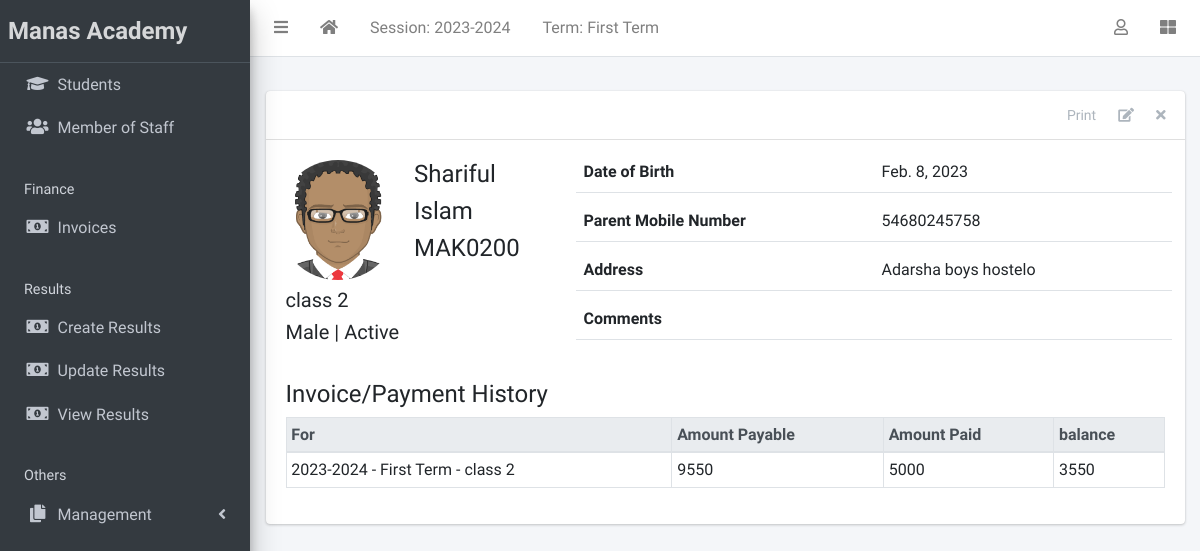
The page /student/1/ (signed in) on the database its author committed.
### apps/corecode/models.py (models this page shows)
class AcademicSession(models.Model):
    name = models.CharField(max_length=200, unique=True)
    current = models.BooleanField(default=True)
    class Meta:
        ordering = ["-name"]
    def __str__(self):
        return self.name

class AcademicTerm(models.Model):
    name = models.CharField(max_length=20, unique=True)
    current = models.BooleanField(default=True)
    class Meta:
        ordering = ["name"]
    def __str__(self):
        return self.name

class StudentClass(models.Model):
    name = models.CharField(max_length=200, unique=True)
    class Meta:
        verbose_name = "Class"
        verbose_name_plural = "Classes"
        ordering = ["name"]
    def __str__(self):
        return self.name

### apps/students/models.py (models this page shows, shortened)
class Student(models.Model):
    STATUS_CHOICES = [("active", "Active"), ("inactive", "Inactive")]
    GENDER_CHOICES = [("male", "Male"), ("female", "Female")]
    CATEGORY_CHOICE = [("General", "General"),
                       ("SC", "SC"),
                       ("ST", "ST"),
                       ("OBC", "OBC"),
                       ("MOBC", "MOBC"),
                       ("Others", "Others"),
                       ]
    current_status = models.CharField(
        max_length=10, choices=STATUS_CHOICES, default="active"
    )
    registration_number = models.CharField(max_length = 500, default = increment_reg_number, null = True, blank = True)
    firstname = models.CharField(max_length=200)
    surname = models.CharField(max_length=200)
    fathers_name = models.CharField(max_length=200, blank=True)
    mothers_name= models.CharField(max_length=200, blank=True)
    gender = models.CharField(max_length=10, choices=GENDER_CHOICES, default="male")
    date_of_birth = models.DateField(default=timezone.now)
    current_class = models.ForeignKey(
        StudentClass, on_delete=models.SET_NULL, blank=True, null=True
    )
    date_of_admission = models.DateField(default=timezone.now)
    mobile_num_regex = RegexValidator(
        regex="^[0-9]{10,15}$", message="Entered mobile number isn't in a right format!"
    )
    parent_mobile_number = models.CharField(
        validators=[mobile_num_regex], max_length=13, blank=True
    )
    Students_Category = models.CharField(max_length=15, choices=CATEGORY_CHOICE, default="General")
    educational_block = models.CharField(max_length=200, default="Bhabanipur Block")
    cluster_name = models.CharField(max_length=200, blank=True)
    address = models.TextField(blank=True)
    district = models.CharField(max_length=200, default="Barpeta")
    state = models.CharField(max_length=200, default= "Assam")
    country = models.CharField(max_length=200, default= "India")
    pin_regex = RegexValidator(
        regex="^[0-9]{5,7}$", message="Entered Pin number isn't in a right format!"
    )
    pin=models.CharField(validators=[pin_regex], max_length=6, default=None)
    aadhar_no_regex = RegexValidator(
        regex="^[0-9]{11,13}$", message='please entere a correct Aadhar number !'
    )
    aadhaar_number = models.CharField(validators=[aadhar_no_regex], max_length= 15, blank=True)
    name_of_the_bank = models.CharField(max_length=200, blank=True)
    account_no_regex = RegexValidator(
        regex="^[0-9]{10,20}$", message="Entered bank account number isn't in a right format!"
    )
    account_no = models.CharField(validators=[account_no_regex], max_length= 15, blank=True)
    branch_name = models.CharField(max_length=200, blank=True)
    ifsc_code = models.CharField(max_length=10, blank=True)
    others = models.TextField(blank=True)
    student_photo = models.ImageField(blank=True, upload_to="students/student_photos/")
    birth_certificate =models.FileField(blank=True, null=True, upload_to="students/birth_certificate/")
    class Meta:
        ordering = ["firstname", "surname"]

### apps/finance/models.py (models this page shows, shortened)
class Invoice(models.Model):
    student = models.ForeignKey(Student, on_delete=models.CASCADE)
    session = models.ForeignKey(AcademicSession, on_delete=models.CASCADE)
    term = models.ForeignKey(AcademicTerm, on_delete=models.CASCADE)
    class_for = models.ForeignKey(StudentClass, on_delete=models.CASCADE)
    balance_from_previous_term = models.IntegerField(default=0)
    status = models.CharField(
        max_length=20,
        choices=[("active", "Active"), ("closed", "Closed")],
        default="active",
    )
    discount = models.IntegerField(default=0)
    class Meta:
        ordering = ["student", "term"]
    def balance(self):
        payable = self.total_amount_payable()
        paid = self.total_amount_paid()
        return payable - paid - self.discount
    def amount_payable(self):
        items = InvoiceItem.objects.filter(invoice=self)
        total = 0
        for item in items:
            total += item.amount
        return total
    def total_amount_payable(self):
        return self.balance_from_previous_term + self.amount_payable()
    def total_amount_paid(self):
        receipts = Receipt.objects.filter(invoice=self)
        amount = 0
        for receipt in receipts:
            amount += receipt.amount_paid
        return amount

class InvoiceItem(models.Model):
    invoice = models.ForeignKey(Invoice, on_delete=models.CASCADE)
    CHOICES = [
        ("Admission Fee", "Admission Fee"),
		("Exam Fee","Exam Fee"),
		("Annual Function","Annual Function"),
		("Festival Fee","Festival Fee"),
        ("Library Fee","Library Fee"),
		("Electricity","Electricity"),
		("School Development","School Development"),
		("Id card, Diary, Belt & Tie","Id card, Diary, Belt & Tie"),
		("Tution Fee", "Tution Fee"),
    ]
    description = models.CharField(max_length=200, choices=CHOICES)
    amount = models.IntegerField()

class Receipt(models.Model):
    invoice = models.ForeignKey(Invoice, on_delete=models.CASCADE)
    amount_paid = models.IntegerField()
    date_paid = models.DateField(default=timezone.now)
    comment = models.CharField(max_length=200, blank=True)
    invoice_no = models.CharField(max_length=10, default=increment_invoice_number )

### apps/students/views.py (the view)
# urls.py: path("<int:pk>/", StudentDetailView.as_view(), name="student-detail"),
class StudentDetailView(LoginRequiredMixin, DetailView):
    model = Student
    template_name = "students/student_detail.html"
    def get_context_data(self, **kwargs):
        context = super(StudentDetailView, self).get_context_data(**kwargs)
        context["payments"] = Invoice.objects.filter(student=self.object)
        return context

### apps/corecode/context_processors.py (called while the page is built)
def site_defaults(request):
    current_session = AcademicSession.objects.get(current=True)
    current_term = AcademicTerm.objects.get(current=True)
    vals = SiteConfig.objects.all()
    contexts = {
        "current_session": current_session.name,
        "current_term": current_term.name,
    }
    for val in vals:
        contexts[val.key] = val.value
    return contexts

### apps/students/templates/students/student_detail.html (shortened to what this page needs)
{% extends 'base.html' %}
{% load static %}
{% block content-header %}
<div class="card-header">
  <div class="card-tools">
    <a href="#" class="btn btn-tool">Print</a>
    <a href="{% url 'student-update' object.id %}" class="btn btn-tool">
      <i class="fas fa-edit"></i>
    </a>
    <a href="{% url 'student-delete' object.id %}" class="btn btn-tool">
      <i class="fas fa-times"></i>
    </a>
  </div>
</div>
{% endblock content-header %}
{% block content %}
    <div class="row mb-4">
      <div class="col-sm-4">
        <div class="row mb-2">
          {% if object.student_photo %}
            <img
              src="{{ object.student_photo.url }}"
              class="float-left rounded-circle mr-3" style="width: 120px; height: 120px;">
          {% else %}
            <img
              src="{% static 'dist/img/avatar.png' %}"
              class="float-left rounded-circle mr-3" style="width: 120px; height: 120px;">
          {% endif %}
          <div class="float-right">
            <h4>{{ object.firstname }} </h4>
            <h4>{{ object.surname }} </h4>
            <h4>{{ object.registration_number }} </h4>
          </div>
        </div>
        <h5>{{ object.current_class }} </h5>
        <h5>{{ object.get_gender_display }} | {{ object.get_current_status_display }}</h5>
      </div>
      <div class="col-sm-8">
        <div>
          <div class="form-group border-bottom row">
            <label class="col">
              Date of Birth
            </label>
            <div class="col">
              {{ object.date_of_birth }}
            </div>
          </div>
          <div class="form-group border-bottom row">
            <label class="col">
              Parent Mobile Number
            </label>
            <div class="col">
              {{ object.parent_mobile_number}}
            </div>
          </div>
          <div class="form-group border-bottom row">
            <label class="col">
              Address
            </label>
            <div class="col">
              {{ object.address }}
            </div>
          </div>
          <div class="form-group border-bottom row">
            <label class="col">
              Comments
            </label>
            <div class="col">
            </div>
          </div>
        </div>
      </div>
    </div>
    <h4>Invoice/Payment History</h4>
    {% if payments %}
      <table class="table table-sm table-bordered table-hover">
        <thead class="thead-light">
          <tr>
            <th>For</th>
            <th>Amount Payable</th>
            <th>Amount Paid</th>
            <th>balance</th>
          </tr>
        </thead>
        <tbody>
          {% for payment in payments %}
            <tr class='clickable-row' data-href="{% url 'invoice-detail' payment.id %}">
              <td>{{payment.session}} - {{payment.term}} - {{ payment.class_for}}</td>
              <td>{{payment.total_amount_payable}}</td>
              <td>{{payment.total_amount_paid}}</td>
              <td>{{payment.balance}}</td>
            </tr>
          {% endfor %}
        </tbody>
      </table>
    {% else %}
    <br>
        <h5>There are no payment history for {{object}}</h5>
        <br>
        <a class="btn btn-primary" href="{% url 'invoice-create' %}"><i
          class="fas fa-plus"></i> New Invoice</a>
    {% endif %}
{% endblock content %}

### templates/base.html (shortened to what this page needs)
{% load static %}
<!DOCTYPE html>
<html lang="en">
<head>
  <link rel="stylesheet" href="{% static 'plugins/fontawesome-free/css/all.min.css' %}">
  <link rel="stylesheet" href="{% static 'plugins/toastr/toastr.min.css' %}">
  <link rel="stylesheet"
    href="{% static 'plugins/overlayScrollbars/css/OverlayScrollbars.min.css' %}">
  <link rel="stylesheet" href="{% static 'plugins/Datatables/datatables.min.css' %}" />
  <link rel="stylesheet" href="{% static 'dist/css/adminlte.min.css' %}">
</head>
<body
  class="hold-transition sidebar-mini layout-fixed layout-navbar-fixed layout-footer-fixed">
  <div class="wrapper">
    <nav class="main-header navbar navbar-expand navbar-white navbar-light">
      <ul class="navbar-nav">
        <li class="nav-item">
          <a class="nav-link" data-widget="pushmenu" href="#" role="button"><i
              class="fas fa-bars"></i></a>
        </li>
        <li class="nav-item d-none d-sm-inline-block">
          <a href="{% url 'home' %} " class="nav-link"><i class="fa fa-home"></i></a>
        </li>
        <li class="nav-item d-none d-sm-inline-block">
          <a href="{% url 'current-session' %}" class="nav-link">Session: {{ current_session }}</a>
        </li>
        <li class="nav-item d-none d-sm-inline-block">
          <a href="{% url 'current-session' %}" class="nav-link">Term: {{ current_term }}</a>
        </li>
      </ul>
      <ul class="navbar-nav ml-auto">
        <li class="nav-item dropdown">
          <a class="nav-link" data-toggle="dropdown" href="#">
            <i class="far fa-user"></i>
          </a>
        </li>
        <li class="nav-item">
          <a class="nav-link" data-widget="control-sidebar" data-slide="true"
            href="#" role="button"><i class="fas fa-th-large"></i></a>
        </li>
      </ul>
    </nav>
    <aside class="main-sidebar sidebar-dark-primary elevation-4">
      <a href="{% url 'home' %}" class="brand-link"><strong style="font-size: 1.5rem;">Manas Academy</strong></a>
      <div class="sidebar">
        <nav class="mt-2">
          <ul class="nav nav-pills nav-sidebar flex-column"
            data-widget="treeview" role="menu" data-accordion="false">
            <li class="nav-item">
              <a href="{% url 'student-list' %}" class="nav-link">
                <i class="nav-icon fas fa-graduation-cap"></i>
                <p>
                  Students
                </p>
              </a>
            </li>
            <li class="nav-item">
              <a href="{% url 'staff-list' %}" class="nav-link">
                <i class="nav-icon fas fa-users"></i>
                <p>
                  Member of Staff
                </p>
              </a>
            </li>
            <li class="nav-header">Finance</li>
            <li class="nav-item">
              <a href="{% url 'invoice-list' %}" class="nav-link">
                <i class="nav-icon fas fa-money-bill-alt"></i>
                <p>
                  Invoices
                </p>
              </a>
            </li>
            <li class="nav-header">Results</li>
            <li class="nav-item">
              <a href="{% url 'create-result' %}" class="nav-link">
                <i class="nav-icon fas fa-money-bill-alt"></i>
                <p>
                  Create Results
                </p>
              </a>
            </li>
            <li class="nav-item">
              <a href="{% url 'edit-results' %}" class="nav-link">
                <i class="nav-icon fas fa-money-bill-alt"></i>
                <p>
                  Update Results
                </p>
              </a>
            </li>
            <li class="nav-item">
              <a href="{% url 'view-results' %}" class="nav-link">
                <i class="nav-icon fas fa-money-bill-alt"></i>
                <p>
                  View Results
                </p>
              </a>
            </li>
            <li class="nav-header">Others</li>
            <li class="nav-item has-treeview">
              <a href="#" class="nav-link">
                <i class="nav-icon fas fa-copy"></i>
                <p>
                  Management
                  <i class="fas fa-angle-left right"></i>
                </p>
              </a>
            </li>
          </ul>
        </nav>
      </div>
    </aside>
    <div class="content-wrapper">
      <section class="content-header">
      </section>
      <section class="content">
        <div class="container-fluid">
          <div class="row">
            <div class="col-md-12">
              {% block fullcard %}
              <div class="card">
                {% block content-header %}{% endblock content-header %}
                <div class="card-body">
                  <div class="row">
                    <div class="col">
                      {% block content %}
                      {% endblock content %}
                    </div>
                  </div>
                </div>
              </div>
              {% endblock fullcard %}
            </div>
          </div>
        </div>
      </section>
    </div>
  </div>
</body>
</html>

### rows shown on the page
AcademicSession: name "2023-2024"
AcademicTerm: name "First Term"
Student: firstname "Shariful", surname "Islam", registration_number "MAK0200", current_class "class 2", gender "Male", current_status "Active", date_of_birth "Feb. 8, 2023", parent_mobile_number "54680245758", address "Adarsha boys hostelo"
Invoice: session "2023-2024", term "First Term", class_for "class 2", total_amount_payable "9550", total_amount_paid "5000", balance "3550"
